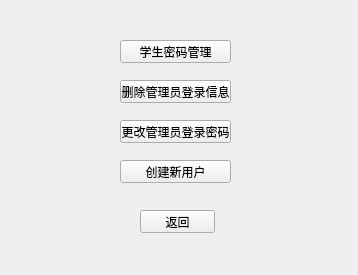
<?xml version="1.0" encoding="UTF-8"?>
<ui version="4.0">
 <class>user_manage</class>
 <widget class="QWidget" name="user_manage">
  <property name="geometry">
   <rect>
    <x>0</x>
    <y>0</y>
    <width>358</width>
    <height>275</height>
   </rect>
  </property>
  <property name="windowTitle">
   <string>Form</string>
  </property>
  <widget class="QPushButton" name="deletePushButton">
   <property name="geometry">
    <rect>
     <x>120</x>
     <y>80</y>
     <width>111</width>
     <height>23</height>
    </rect>
   </property>
   <property name="text">
    <string>删除管理员登录信息</string>
   </property>
  </widget>
  <widget class="QPushButton" name="changePushButton">
   <property name="geometry">
    <rect>
     <x>120</x>
     <y>120</y>
     <width>111</width>
     <height>23</height>
    </rect>
   </property>
   <property name="text">
    <string>更改管理员登录密码</string>
   </property>
  </widget>
  <widget class="QPushButton" name="createPushButton">
   <property name="geometry">
    <rect>
     <x>120</x>
     <y>160</y>
     <width>111</width>
     <height>23</height>
    </rect>
   </property>
   <property name="text">
    <string>创建新用户</string>
   </property>
  </widget>
  <widget class="QPushButton" name="backPushButton">
   <property name="geometry">
    <rect>
     <x>140</x>
     <y>210</y>
     <width>75</width>
     <height>23</height>
    </rect>
   </property>
   <property name="text">
    <string>返回</string>
   </property>
  </widget>
  <widget class="QPushButton" name="stu_passwordButton">
   <property name="geometry">
    <rect>
     <x>120</x>
     <y>40</y>
     <width>111</width>
     <height>23</height>
    </rect>
   </property>
   <property name="text">
    <string>学生密码管理</string>
   </property>
  </widget>
 </widget>
 <resources/>
 <connections/>
</ui>
